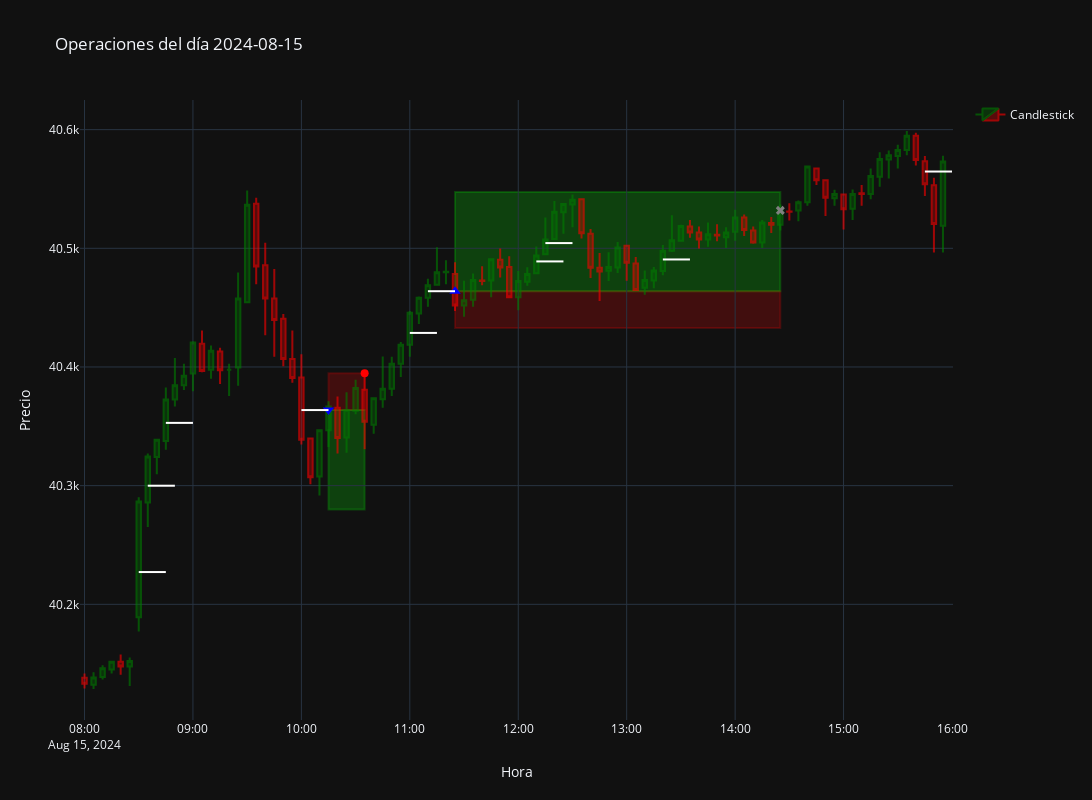

The code cell stored with this chart in its notebook:
### Code cell
try:
    Fecha=None#'2024-12-09'
    fechas=strategy.OPs[strategy.OPs['Result']==-2].index.strftime('%Y-%m-%d').unique().tolist()[-1]
    grafico=generar_grafico_por_dia(strategy.OPs,Fecha) if Fecha is not None else generar_grafico_por_dia(strategy.OPs,fechas)
    grafico.show()
except:
    print('Fuera de rango')
